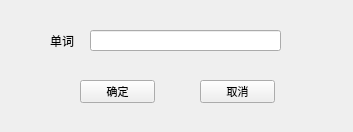
<?xml version="1.0" encoding="UTF-8"?>
<ui version="4.0">
 <class>del</class>
 <widget class="QWidget" name="del">
  <property name="geometry">
   <rect>
    <x>0</x>
    <y>0</y>
    <width>353</width>
    <height>132</height>
   </rect>
  </property>
  <property name="windowTitle">
   <string>Form</string>
  </property>
  <widget class="QLabel" name="label">
   <property name="geometry">
    <rect>
     <x>50</x>
     <y>30</y>
     <width>41</width>
     <height>21</height>
    </rect>
   </property>
   <property name="font">
    <font>
     <family>新宋体</family>
     <pointsize>9</pointsize>
     <weight>50</weight>
     <bold>false</bold>
    </font>
   </property>
   <property name="text">
    <string>单词</string>
   </property>
  </widget>
  <widget class="QLineEdit" name="lineEdit">
   <property name="geometry">
    <rect>
     <x>90</x>
     <y>30</y>
     <width>191</width>
     <height>21</height>
    </rect>
   </property>
   <property name="font">
    <font>
     <family>新宋体</family>
     <pointsize>9</pointsize>
     <weight>50</weight>
     <bold>false</bold>
    </font>
   </property>
  </widget>
  <widget class="QPushButton" name="pushButton_del">
   <property name="geometry">
    <rect>
     <x>80</x>
     <y>80</y>
     <width>75</width>
     <height>23</height>
    </rect>
   </property>
   <property name="font">
    <font>
     <pointsize>8</pointsize>
     <weight>50</weight>
     <bold>false</bold>
    </font>
   </property>
   <property name="text">
    <string>确定</string>
   </property>
  </widget>
  <widget class="QPushButton" name="pushButton_2_del">
   <property name="geometry">
    <rect>
     <x>200</x>
     <y>80</y>
     <width>75</width>
     <height>23</height>
    </rect>
   </property>
   <property name="font">
    <font>
     <pointsize>8</pointsize>
     <weight>50</weight>
     <bold>false</bold>
    </font>
   </property>
   <property name="text">
    <string>取消</string>
   </property>
  </widget>
 </widget>
 <resources/>
 <connections/>
</ui>
